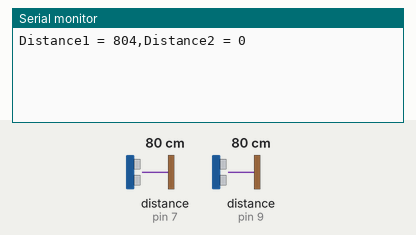
This sketch was run on a simulated Arduino Uno, built with avr-gcc and run on an emulated ATmega328P. Parts: the last lines printed to the serial monitor. Wiring (inferred from the names in the program): 2 × ultrasonic range finder: trigger pin 6, echo pin 7 / trigger pin 8, echo pin 9. The inputs (shaded band) are chosen by the test bench; at power-on: distance to the obstacle (sensors on pin 9, pin 7) 80 cm. The echo pulse lasts 58.3 µs per cm.

Above: at 2.8 s.
2.9 s: distance to the obstacle (sensor on pin 9) set to 2 cm
At 4.4 s:
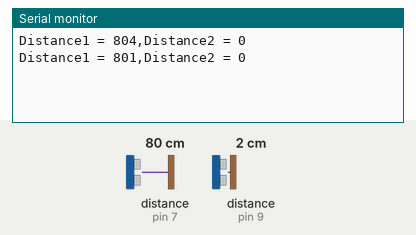
5.6 s: distance to the obstacle (sensor on pin 9) set to 4 cm
At 7.5 s:
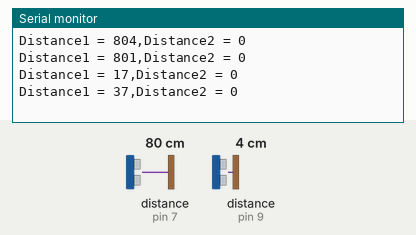
Timing chart, 0 to 9.0 s (numbered marks = the images above; inputs shaded):
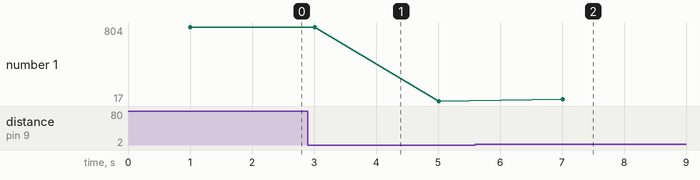

Measured:
- after the input at 5.6 s, the serial monitor: prints a new line after 1.4 s (image 2)
- plotted number 1: 804 → 17 after the input at 2.9 s, 17 → 37 after the input at 5.6 s

The sketch:

Ultrasound_WORKING.ino
```cpp
const int TriggerPin = 8; //Trig pin
const int EchoPin = 9; //Echo pin
const int Trig2 = 6; //Trig pin
const int Echo2 = 7;
long Duration = 0;
long Duration2 = 0;

const int power2 = 5;

void setup(){
pinMode(TriggerPin,OUTPUT); // Trigger is an output pin
pinMode(EchoPin,INPUT); // Echo is an input pin
pinMode(Trig2,OUTPUT); // Trigger is an output pin
pinMode(Echo2,INPUT);
pinMode(power2,OUTPUT);
Serial.begin(9600); // Serial Output
}

void loop(){
digitalWrite(power2, HIGH);

digitalWrite(TriggerPin, LOW);
delayMicroseconds(2);
digitalWrite(TriggerPin, HIGH); // Trigger pin to HIGH
delayMicroseconds(10); // 10us high
digitalWrite(TriggerPin, LOW); // Trigger pin to HIGH

digitalWrite(Trig2, LOW);
delayMicroseconds(2);
digitalWrite(Trig2, HIGH); // Trigger pin to HIGH
delayMicroseconds(10); // 10us high
digitalWrite(Trig2, LOW);

Duration = pulseIn(EchoPin,HIGH); // Waits for the echo pin to get high
// returns the Duration in microseconds
Duration2 = pulseIn(Echo2,HIGH);


long Distance_mm1 = Distance(Duration); // Use function to calculate the distance
long Distance_mm2 = Distance(Duration2);
//Serial.print("Duration = ");
//Serial.print(Duration);
//Serial.print(" ");
Serial.print("Distance1 = "); // Output to serial
Serial.print(Distance_mm1);
Serial.print(",");
Serial.print("Distance2 = ");
Serial.println(Distance_mm2);
//Serial.println(" mm");

delay(1000); // Wait to do next measurement
}

long Distance(long time)
{
// Calculates the Distance in mm
// ((time)*(Speed of sound))/ toward and backward of object) * 10

long DistanceCalc; // Calculation variable
DistanceCalc = ((time /2.9) / 2); // Actual calculation in mm
//DistanceCalc = time / 74 / 2; // Actual calculation in inches
return DistanceCalc; // return calculated value
}
```
